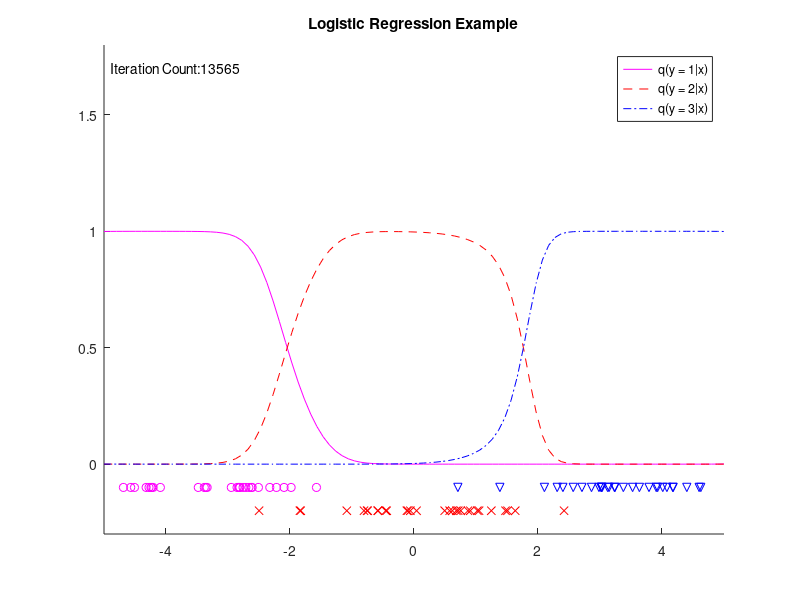

The MATLAB script that drew this image:
function eg10_1(n, c, N)
    % init
    rng(0, 'v5uniform'); rng(0, 'v5normal');
    % recommended, use it in future instead of
    % rand('state', 0); randn('state', 0);
    if nargin < 3
        n = 90; c = 3; N = 100;
    end
    y = ones(n / c, 1) * (1 : c);
    y = y(:);
    x = randn(n / c, c) + repmat(linspace(-3, 3, c), n / c, 1);
    x = x(:);
    hh = 2 * 1 ^ 2;
    t0 = randn(n, c); t = t0;

    X = linspace(-5, 5, N )';0
    
    x2 = x .^ 2;
    X2 = X .^ 2;
    K = exp(-(repmat(X2, 1, n) + repmat(x2', N, 1) - 2 * X * x') / hh);

    for o = 1 : n * 1000
        ii = ceil(rand * n);
        yi = y(ii);
        ki = exp(-(x - x(ii)) .^ 2 / hh);
        ci = exp(ki' * t0);
        t = t0 - 0.1 * (ki * ci) / (1 + sum(ci));
        t(:, yi) = t(:, yi) + 0.1 * ki;
        if norm(t - t0) < 0.000001, break, end
        t0 = t;
    end

    C = exp(K * t);
    C = C ./ repmat(sum(C, 2), 1, c);

    figure('Name', 'Logistic Regression Example'); clf; hold on;
    title('Logistic Regression Example');
    axis([-5 5 -0.3 1.8]);
    plot(X, C(:, 1), 'm-');
    plot(X, C(:, 2 ), 'r--');
    plot(X, C(:, 3), 'b-.');
    plot(x(y == 1), -0.1 * ones(n / c, 1), 'mo');
    plot(x(y == 2), -0.2 * ones(n / c, 1), 'rx');
    plot(x(y == 3), -0.1 * ones(n / c, 1), 'bv');
    legend('q(y = 1|x)', 'q(y = 2|x)', 'q(y = 3|x)')
    text(-4.9, 1.7, strcat('Iteration Count: ', num2str(o)));
    saveas(gcf, 'eg10_1', 'png');
end